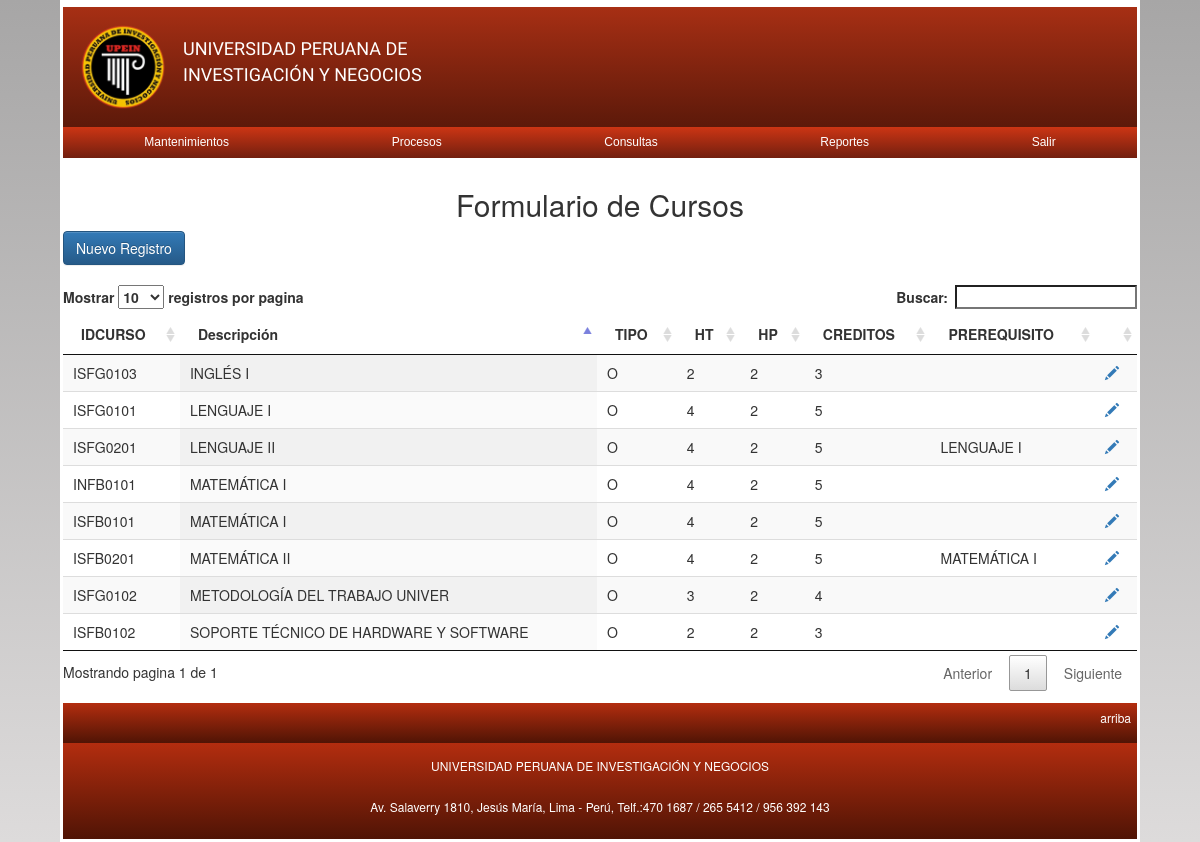
The page /mantenimiento/academico/m_a_curso.php (signed in) on the database as committed earlier.
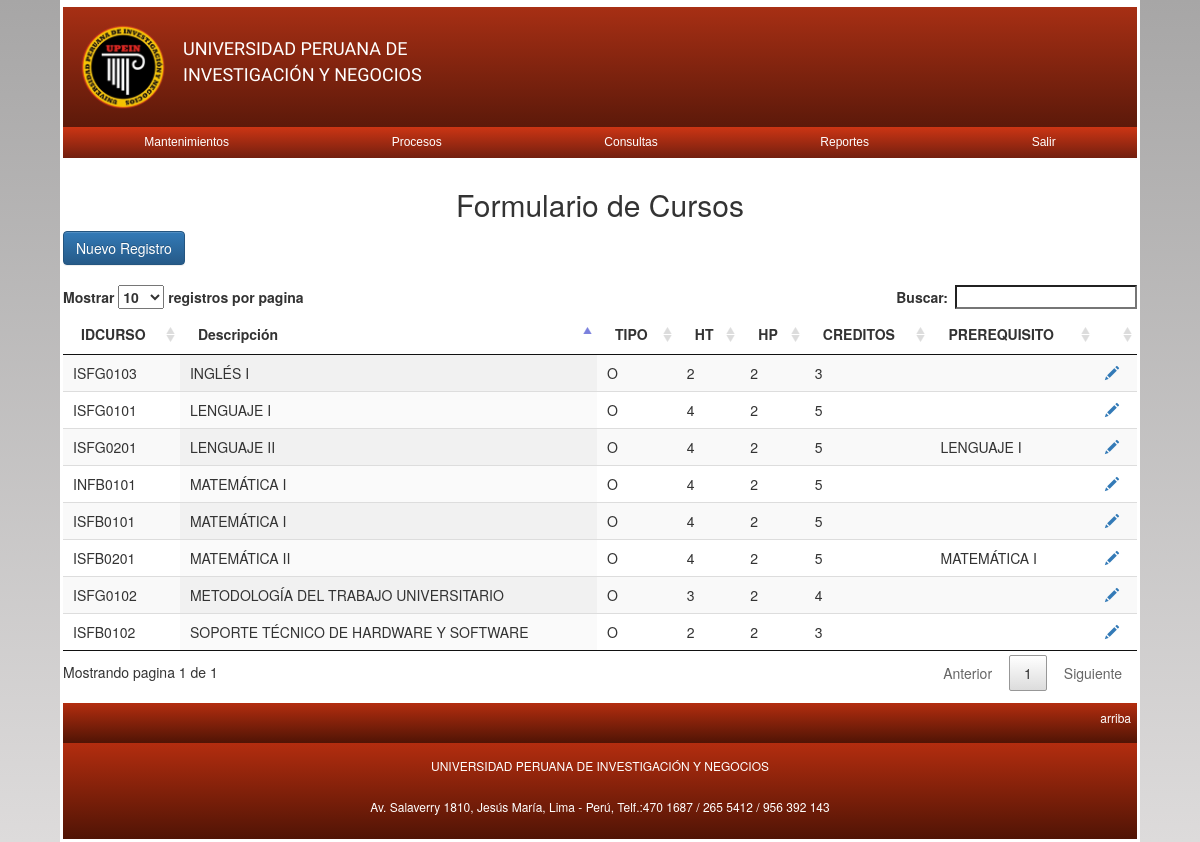
The same page on the database as committed later.
### tables this page shows
CREATE TABLE `tbl_cursos` (
  `Año` int(11) NOT NULL,
  `Semestre` varchar(2) NOT NULL,
  `IDCursos` varchar(8) NOT NULL DEFAULT '',
  `Descripcion` varchar(100) DEFAULT NULL,
  `IDCarrera` varchar(4) NOT NULL,
  `Tipo_Curso` varchar(1) DEFAULT NULL,
  `IDCiclo` int(11) DEFAULT NULL,
  `IDPrerequisito` varchar(8) NOT NULL,
  `Creditos` int(11) DEFAULT NULL,
  `Rcreditos` int(11) DEFAULT NULL,
  `HorasTeoricas` int(5) DEFAULT NULL,
  `HorasPractica` int(5) DEFAULT NULL,
  `Tipo` char(1) DEFAULT NULL,
  `IDTA` int(11) NOT NULL,
  `Estado` char(2) DEFAULT NULL
);

### mantenimiento/academico/m_a_curso.php (the view, shortened to what this page needs)
<?php
	require '../../conexion.php';
	$sql = "SELECT c.IDCursos as id,c.Descripcion as descripcion,c.Tipo as tipo,c.HorasTeoricas as teoricas,c.HorasPractica as practicas,c.Creditos as creditos,cc.Descripcion as pre FROM tbl_cursos as c LEFT JOIN tbl_cursos as cc ON c.IDPrerequisito=cc.IDCursos ";
	$resultado = $mysqli->query($sql);
?>
<!DOCTYPE html>
<html lang="es">
<head>
    <link href="../../css/bootstrap.min.css" rel="stylesheet">
	<link href="../../css/bootstrap-theme.css" rel="stylesheet">
	<link href="../../css/jquery.dataTables.min.css" rel="stylesheet">
	<link rel="stylesheet" href="../../css/estilos.css">
</head>
<body>
	<div class="contenedor">
		<?php include '../../nav.php'?>
		<div class="container">
				<div class="row">
					<h2 style="text-align:center">Formulario de Cursos</h2>
				</div>
				<div class="row">
					<a href="m_a_cu_nuevo.php" class="btn btn-primary">Nuevo Registro</a>
				</div>
				<br>
				<div class="row table-responsive">
				<table class="display" id="mitabla">
						<thead>
							<tr>
								<th>IDCURSO</th>
								<th>Descripción</th>
								<th>TIPO</th>
								<th>HT</th>
                                <th>HP</th>
								<th>CREDITOS</th>
								<th>PREREQUISITO</th>
								<th></th>
							</tr>
						</thead>
						<tbody>
							<?php while($row = $resultado->fetch_array(MYSQLI_ASSOC)) { ?>
								<tr>
									<td><?php echo $row['id']; ?></td>
									<td><?php echo $row['descripcion']; ?></td>
									<td><?php echo $row['tipo'];?></td>
									<td><?php echo $row['teoricas']; ?></td>
                                    <td><?php echo $row['practicas']; ?></td>
									<td><?php echo $row['creditos'];?></td>
									<td><?php echo $row['pre']?></td>
									<td><a href="m_a_cu_modificar.php?IDCursos=<?php echo $row['id']; ?>"><span class="glyphicon glyphicon-pencil"></span></a></td>
								</tr>
							<?php } ?>
						</tbody>
					</table>
				</div>
			</div>
		<footer>
			<div class="arriba"><a href="#header">arriba</a></div>
			<div class="p_footer">
				<p>UNIVERSIDAD PERUANA DE INVESTIGACIÓN Y NEGOCIOS</p>
				<p>Av. Salaverry 1810, Jesús María, Lima - Perú, Telf.:470 1687 / 265 5412 / 956 392 143</p>
			</div>
		</footer>
	</div>
</body>
</html>

Rows that differ between the two databases and show on the page:
changed tbl_cursos "ISFG0102": Descripcion "METODOLOGÍA DEL TRABAJO UNIVER" → "METODOLOGÍA DEL TRABAJO UNIVERSITARIO"
